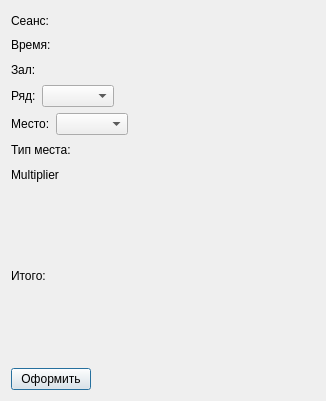
<?xml version="1.0" encoding="UTF-8"?>
<ui version="4.0">
 <class>ticket</class>
 <widget class="QDialog" name="ticket">
  <property name="geometry">
   <rect>
    <x>0</x>
    <y>0</y>
    <width>326</width>
    <height>401</height>
   </rect>
  </property>
  <property name="windowTitle">
   <string>Залы</string>
  </property>
  <layout class="QVBoxLayout" name="verticalLayout">
   <item>
    <layout class="QVBoxLayout" name="verticalLayout_4">
     <item>
      <widget class="QLabel" name="label">
       <property name="text">
        <string>Сеанс:</string>
       </property>
      </widget>
     </item>
     <item>
      <widget class="QLabel" name="label_8">
       <property name="text">
        <string>Время:</string>
       </property>
      </widget>
     </item>
     <item>
      <widget class="QLabel" name="label_2">
       <property name="text">
        <string>Зал:</string>
       </property>
      </widget>
     </item>
     <item>
      <layout class="QHBoxLayout" name="horizontalLayout">
       <item>
        <widget class="QLabel" name="label_3">
         <property name="text">
          <string>Ряд:</string>
         </property>
        </widget>
       </item>
       <item>
        <widget class="QComboBox" name="comboBox"/>
       </item>
       <item>
        <spacer name="horizontalSpacer_2">
         <property name="orientation">
          <enum>Qt::Horizontal</enum>
         </property>
         <property name="sizeHint" stdset="0">
          <size>
           <width>40</width>
           <height>20</height>
          </size>
         </property>
        </spacer>
       </item>
      </layout>
     </item>
     <item>
      <layout class="QHBoxLayout" name="horizontalLayout_2">
       <item>
        <widget class="QLabel" name="label_4">
         <property name="text">
          <string>Место:</string>
         </property>
        </widget>
       </item>
       <item>
        <widget class="QComboBox" name="comboBox_2"/>
       </item>
       <item>
        <spacer name="horizontalSpacer_3">
         <property name="orientation">
          <enum>Qt::Horizontal</enum>
         </property>
         <property name="sizeHint" stdset="0">
          <size>
           <width>40</width>
           <height>20</height>
          </size>
         </property>
        </spacer>
       </item>
      </layout>
     </item>
     <item>
      <widget class="QLabel" name="label_5">
       <property name="text">
        <string>Тип места:</string>
       </property>
      </widget>
     </item>
     <item>
      <widget class="QLabel" name="label_7">
       <property name="text">
        <string>Multiplier</string>
       </property>
      </widget>
     </item>
    </layout>
   </item>
   <item>
    <widget class="QLabel" name="label_6">
     <property name="text">
      <string>Итого:</string>
     </property>
    </widget>
   </item>
   <item>
    <layout class="QHBoxLayout" name="horizontalLayout_3">
     <item>
      <widget class="QPushButton" name="pushButton">
       <property name="text">
        <string>Оформить</string>
       </property>
      </widget>
     </item>
     <item>
      <spacer name="horizontalSpacer">
       <property name="orientation">
        <enum>Qt::Horizontal</enum>
       </property>
       <property name="sizeHint" stdset="0">
        <size>
         <width>40</width>
         <height>20</height>
        </size>
       </property>
      </spacer>
     </item>
    </layout>
   </item>
  </layout>
 </widget>
 <resources/>
 <connections/>
</ui>
